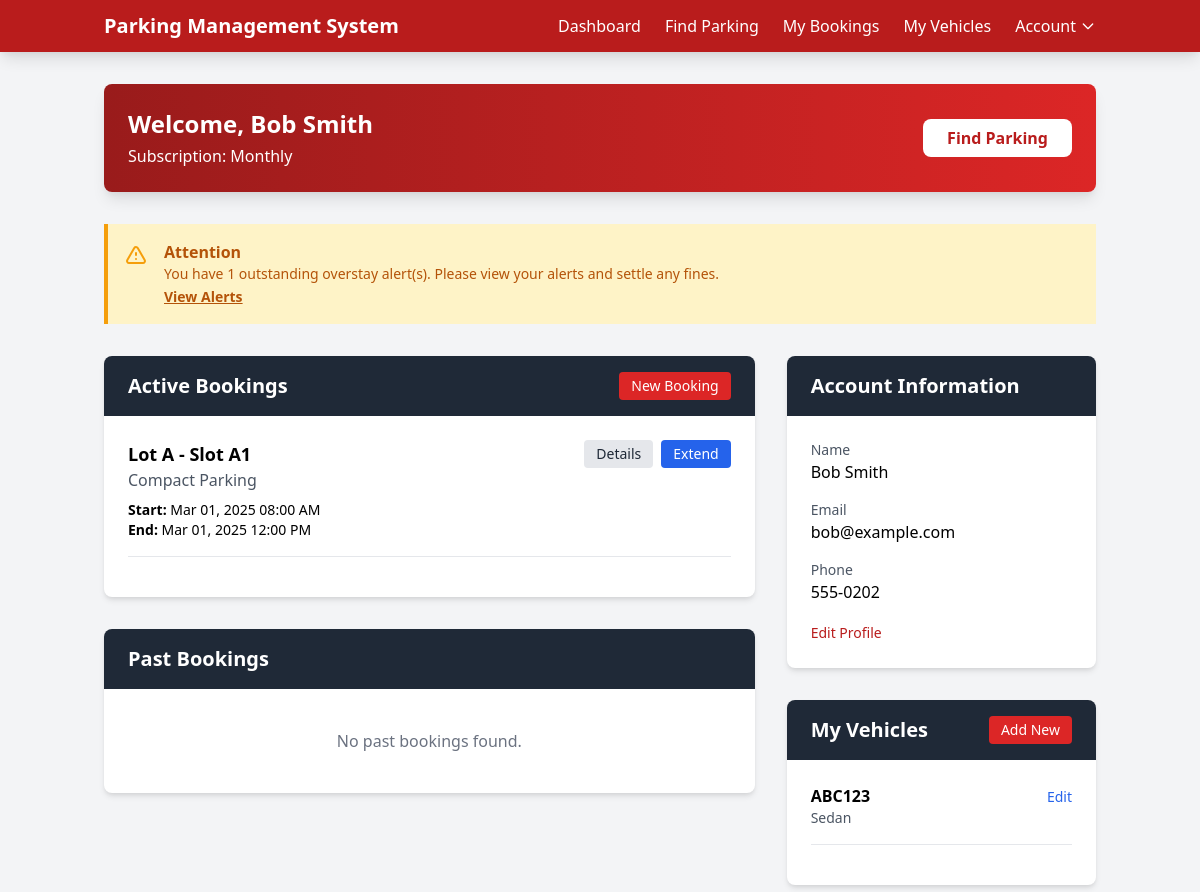
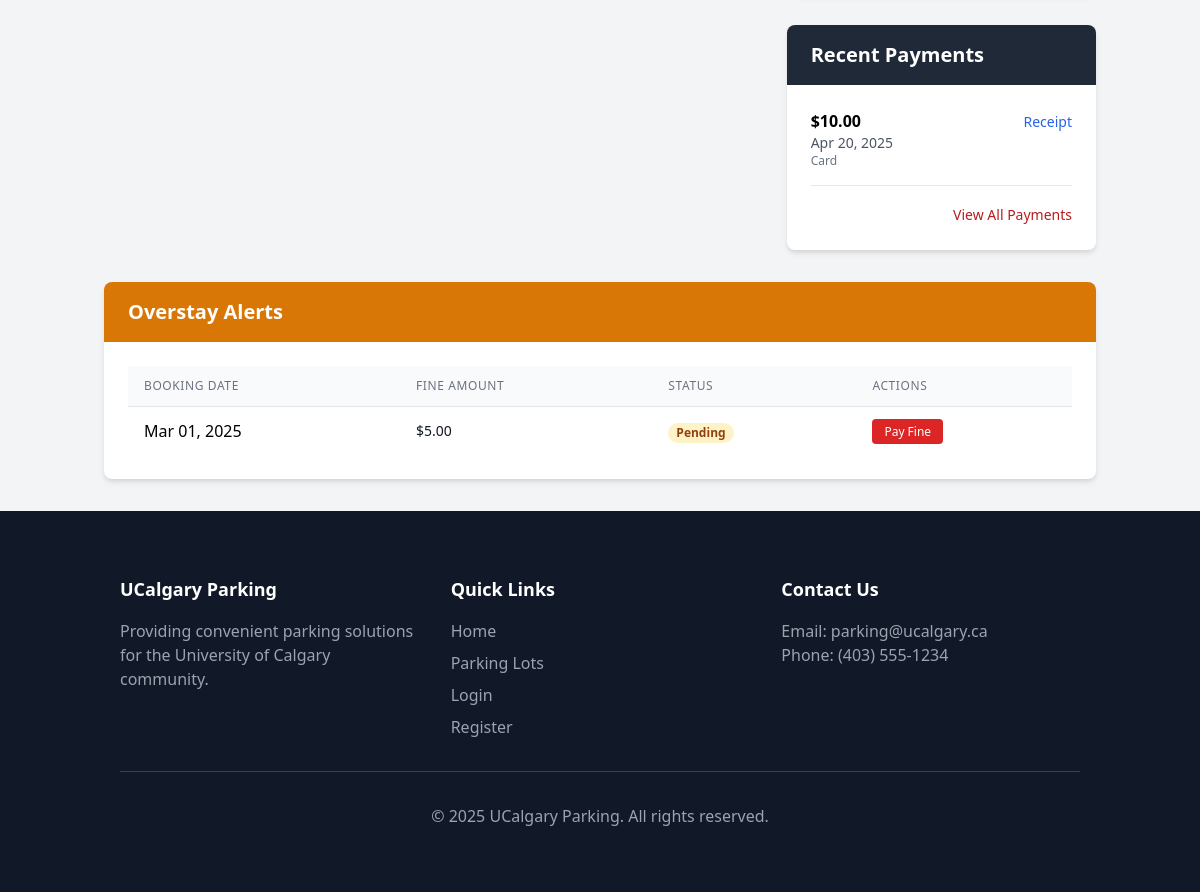
The app's page /dashboard.php (signed in) with its own data (2 pictures, top to bottom).
### tables this page shows
CREATE TABLE customers (
    user_id INT PRIMARY KEY,
    license_plate VARCHAR(20),
    subscription_type ENUM('Monthly','Daily','Hourly') DEFAULT 'Daily',
    FOREIGN KEY (user_id) REFERENCES users(user_id) ON DELETE CASCADE
);

CREATE TABLE users (
    user_id INT AUTO_INCREMENT PRIMARY KEY,
    name VARCHAR(100) NOT NULL,
    email VARCHAR(100) NOT NULL UNIQUE,
    phone VARCHAR(20),
    password VARCHAR(255) NOT NULL
);

CREATE TABLE bookings (
    booking_id INT AUTO_INCREMENT PRIMARY KEY,
    customer_id INT NOT NULL,
    vehicle_id INT NOT NULL,
    slot_id INT NOT NULL,
    start_time DATETIME NOT NULL,
    end_time DATETIME NOT NULL,
    status ENUM('Active','Completed','Cancelled') NOT NULL DEFAULT 'Active',
    FOREIGN KEY (customer_id) REFERENCES customers(user_id) ON DELETE CASCADE,
    FOREIGN KEY (slot_id) REFERENCES parking_slots(slot_id) ON DELETE CASCADE,
    FOREIGN KEY (vehicle_id) REFERENCES vehicles(vehicle_id) ON DELETE CASCADE
);

CREATE TABLE parking_lots (
    lot_id INT AUTO_INCREMENT PRIMARY KEY,
    name VARCHAR(100) NOT NULL,
    location VARCHAR(255),
    total_slots INT NOT NULL
);

CREATE TABLE parking_slots (
    slot_id INT AUTO_INCREMENT PRIMARY KEY,
    lot_id INT NOT NULL,
    slot_number VARCHAR(10) NOT NULL,
    status ENUM('Available','Occupied','Reserved') NOT NULL DEFAULT 'Available',
    type ENUM('Compact','Large','Handicapped') NOT NULL,
    hourly_rate DECIMAL(10,2) NOT NULL,
    FOREIGN KEY (lot_id) REFERENCES parking_lots(lot_id) ON DELETE CASCADE
);

CREATE TABLE vehicles (
    vehicle_id INT AUTO_INCREMENT PRIMARY KEY,
    license_plate VARCHAR(20) NOT NULL UNIQUE,
    vehicle_type ENUM('Sedan','SUV','Truck','Other') NOT NULL,
    owner_id INT NOT NULL,
    created_at DATETIME DEFAULT CURRENT_TIMESTAMP,
    FOREIGN KEY (owner_id) REFERENCES customers(user_id) ON DELETE CASCADE
);

CREATE TABLE payments (
    payment_id INT AUTO_INCREMENT PRIMARY KEY,
    booking_id INT NOT NULL,
    amount DECIMAL(10,2) NOT NULL,
    payment_method ENUM('Card','Mobile Pay','Cash') NOT NULL,
    payment_date DATETIME DEFAULT CURRENT_TIMESTAMP,
    FOREIGN KEY (booking_id) REFERENCES bookings(booking_id) ON DELETE CASCADE
);

CREATE TABLE overstay_alerts (
    alert_id INT AUTO_INCREMENT PRIMARY KEY,
    customer_id INT NOT NULL,
    booking_id INT NOT NULL,
    fine_amount DECIMAL(10,2) NOT NULL,
    status ENUM('Pending','Paid') DEFAULT 'Pending',
    FOREIGN KEY (customer_id) REFERENCES customers(user_id) ON DELETE CASCADE,
    FOREIGN KEY (booking_id) REFERENCES bookings(booking_id) ON DELETE CASCADE
);

### src/dashboard.php (the view, shortened to what the rows shown need)
<?php
require_once 'includes/db.php';
$user_id = $_SESSION['user_id'];
$db = new Database();
$user = $db->query("SELECT u.*, c.subscription_type, c.license_plate
                   FROM users u
                   JOIN customers c ON u.user_id = c.user_id
                   WHERE u.user_id = ?", [$user_id])->fetch();
$activeBookings = $db->query("SELECT b.*, ps.slot_number, pl.name AS lot_name, ps.type AS slot_type
                             FROM bookings b
                             JOIN parking_slots ps ON b.slot_id = ps.slot_id
                             JOIN parking_lots pl ON ps.lot_id = pl.lot_id
                             WHERE b.customer_id = ? AND b.status = 'Active'
                             ORDER BY b.start_time DESC", [$user_id])->fetchAll();
$vehicles = $db->query("SELECT * FROM vehicles WHERE owner_id = ?", [$user_id])->fetchAll();
$payments = $db->query("SELECT p.*, b.start_time, b.end_time
                       FROM payments p
                       JOIN bookings b ON p.booking_id = b.booking_id
                       WHERE b.customer_id = ?
                       ORDER BY p.payment_date DESC
                       LIMIT 5", [$user_id])->fetchAll();
$alerts = $db->query("SELECT * FROM overstay_alerts
                     WHERE customer_id = ? AND status = 'Pending'", [$user_id])->fetchAll();
?>
<!DOCTYPE html>
<html lang="en">
<head>
    <link href="https://cdn.jsdelivr.net/npm/tailwindcss@2.2.19/dist/tailwind.min.css" rel="stylesheet">
    <link rel="stylesheet" href="assets/css/styles.css">
</head>
<body class="bg-gray-100 font-sans">
    <?php include 'includes/header.php'; ?>
    <div class="container mx-auto px-4 py-8">
        <div class="bg-gradient-to-r from-red-800 to-red-600 rounded-lg shadow-lg p-6 mb-8 text-white">
            <div class="flex items-center justify-between">
                <div>
                    <h1 class="text-2xl font-bold">Welcome, <?php echo htmlspecialchars($user['name']); ?></h1>
                    <p class="mt-1">Subscription: <?php echo htmlspecialchars($user['subscription_type']); ?></p>
                </div>
            </div>
        </div>
        <div class="grid grid-cols-1 md:grid-cols-3 gap-8">
            <div class="md:col-span-2">
                <div class="bg-white rounded-lg shadow-md overflow-hidden mb-8">
                    <div class="bg-gray-800 text-white px-6 py-4 flex justify-between items-center">
                        <h2 class="text-xl font-semibold">Active Bookings</h2>
                    </div>
                    <div class="p-6">
                        <?php if (count($activeBookings) > 0): ?>
                            <?php foreach ($activeBookings as $booking): ?>
                                <div class="border-b border-gray-200 pb-4 mb-4 last:border-0 last:pb-0 last:mb-0">
                                    <div class="flex flex-wrap justify-between">
                                        <div>
                                            <h3 class="font-semibold text-lg"><?php echo htmlspecialchars($booking['lot_name']); ?> - Slot <?php echo htmlspecialchars($booking['slot_number']); ?></h3>
                                            <p class="text-gray-600"><?php echo htmlspecialchars($booking['slot_type']); ?> Parking</p>
                                            <div class="mt-2 text-sm">
                                                <p>
                                                    <span class="font-semibold">Start:</span>
                                                    <?php echo date('M d, Y h:i A', strtotime($booking['start_time'])); ?>
                                                </p>
                                                <p>
                                                    <span class="font-semibold">End:</span>
                                                    <?php echo date('M d, Y h:i A', strtotime($booking['end_time'])); ?>
                                                </p>
                                            </div>
                                        </div>
                                        <div class="flex items-start space-x-2 mt-2 md:mt-0">
                                            <a href="booking-details.php?id=<?php echo $booking['booking_id']; ?>" class="bg-gray-200 hover:bg-gray-300 text-gray-800 py-1 px-3 rounded text-sm">Details</a>
                                            <a href="extend-booking.php?id=<?php echo $booking['booking_id']; ?>" class="bg-blue-600 hover:bg-blue-700 text-white py-1 px-3 rounded text-sm">Extend</a>
                                        </div>
                                    </div>
                                </div>
                            <?php endforeach; ?>
                        <?php endif; ?>
                    </div>
                </div>
                <div class="bg-white rounded-lg shadow-md overflow-hidden mb-8">
                    <div class="bg-gray-800 text-white px-6 py-4">
                        <h2 class="text-xl font-semibold">Past Bookings</h2>
                    </div>
                </div>
            </div>
            <div>
                <div class="bg-white rounded-lg shadow-md overflow-hidden mb-8">
                    <div class="bg-gray-800 text-white px-6 py-4">
                        <h2 class="text-xl font-semibold">Account Information</h2>
                    </div>
                    <div class="p-6">
                        <div class="mb-4">
                            <p class="text-sm text-gray-600">Name</p>
                            <p class="font-medium"><?php echo htmlspecialchars($user['name']); ?></p>
                        </div>
                        <div class="mb-4">
                            <p class="text-sm text-gray-600">Email</p>
                            <p class="font-medium"><?php echo htmlspecialchars($user['email']); ?></p>
                        </div>
                        <div class="mb-4">
                            <p class="text-sm text-gray-600">Phone</p>
                            <p class="font-medium"><?php echo htmlspecialchars($user['phone']); ?></p>
                        </div>
                    </div>
                </div>
                <div class="bg-white rounded-lg shadow-md overflow-hidden mb-8">
                    <div class="bg-gray-800 text-white px-6 py-4 flex justify-between items-center">
                        <h2 class="text-xl font-semibold">My Vehicles</h2>
                    </div>
                    <div class="p-6">
                        <?php if (count($vehicles) > 0): ?>
                            <?php foreach ($vehicles as $vehicle): ?>
                                <div class="border-b border-gray-200 pb-4 mb-4 last:border-0 last:pb-0 last:mb-0">
                                    <div class="flex justify-between">
                                        <div>
                                            <h3 class="font-semibold"><?php echo htmlspecialchars($vehicle['license_plate']); ?></h3>
                                            <p class="text-gray-600 text-sm"><?php echo htmlspecialchars($vehicle['vehicle_type']); ?></p>
                                        </div>
                                        <div>
                                            <a href="edit-vehicle.php?id=<?php echo $vehicle['vehicle_id']; ?>" class="text-blue-600 hover:text-blue-900 text-sm">Edit</a>
                                        </div>
                                    </div>
                                </div>
                            <?php endforeach; ?>
                        <?php else: ?>
                            <p class="text-gray-500 text-center py-4">No vehicles registered.</p>
                        <?php endif; ?>
                    </div>
                </div>
                <div class="bg-white rounded-lg shadow-md overflow-hidden">
                    <div class="bg-gray-800 text-white px-6 py-4">
                        <h2 class="text-xl font-semibold">Recent Payments</h2>
                    </div>
                    <div class="p-6">
                        <?php if (count($payments) > 0): ?>
                            <?php foreach ($payments as $payment): ?>
                                <div class="border-b border-gray-200 pb-4 mb-4 last:border-0 last:pb-0 last:mb-0">
                                    <div class="flex justify-between">
                                        <div>
                                            <p class="font-semibold">$<?php echo number_format($payment['amount'], 2); ?></p>
                                            <p class="text-gray-600 text-sm"><?php echo date('M d, Y', strtotime($payment['payment_date'])); ?></p>
                                            <p class="text-gray-500 text-xs"><?php echo htmlspecialchars($payment['payment_method']); ?></p>
                                        </div>
                                        <div>
                                            <a href="payment-receipt.php?booking_id=<?php echo $payment['booking_id']; ?>" class="text-blue-600 hover:text-blue-900 text-sm">Receipt</a>
                                        </div>
                                    </div>
                                </div>
                            <?php endforeach; ?>
                        <?php else: ?>
                            <p class="text-gray-500 text-center py-4">No payment history available.</p>
                        <?php endif; ?>
                    </div>
                </div>
            </div>
        </div>
        <?php if (count($alerts) > 0): ?>
        <div id="alerts" class="bg-white rounded-lg shadow-md overflow-hidden mt-8">
            <div class="bg-yellow-600 text-white px-6 py-4">
                <h2 class="text-xl font-semibold">Overstay Alerts</h2>
            </div>
            <div class="p-6">
                <div class="overflow-x-auto">
                    <table class="min-w-full divide-y divide-gray-200">
                        <thead>
                            <tr>
                                <th class="px-4 py-3 bg-gray-50 text-left text-xs font-medium text-gray-500 uppercase tracking-wider">Booking Date</th>
                                <th class="px-4 py-3 bg-gray-50 text-left text-xs font-medium text-gray-500 uppercase tracking-wider">Fine Amount</th>
                                <th class="px-4 py-3 bg-gray-50 text-left text-xs font-medium text-gray-500 uppercase tracking-wider">Status</th>
                                <th class="px-4 py-3 bg-gray-50 text-left text-xs font-medium text-gray-500 uppercase tracking-wider">Actions</th>
                            </tr>
                        </thead>
                        <tbody class="bg-white divide-y divide-gray-200">
                            <?php foreach ($alerts as $alert): ?>
                                <tr>
                                    <td class="px-4 py-3 whitespace-nowrap">
                                        <?php
                                        $booking = $db->query("SELECT start_time FROM bookings WHERE booking_id = ?",
                                                            [$alert['booking_id']])->fetch();
                                        echo date('M d, Y', strtotime($booking['start_time']));
                                        ?>
                                    </td>
                                    <td class="px-4 py-3 whitespace-nowrap">
                                        <div class="text-sm font-medium text-gray-900">$<?php echo number_format($alert['fine_amount'], 2); ?></div>
                                    </td>
                                    <td class="px-4 py-3 whitespace-nowrap">
                                        <span class="px-2 inline-flex text-xs leading-5 font-semibold rounded-full bg-yellow-100 text-yellow-800">
                                            <?php echo htmlspecialchars($alert['status']); ?>
                                        </span>
                                    </td>
                                    <td class="px-4 py-3 whitespace-nowrap text-sm font-medium">
                                        <a href="pay-fine.php?id=<?php echo $alert['alert_id']; ?>" class="bg-red-600 hover:bg-red-700 text-white py-1 px-3 rounded text-xs">Pay Fine</a>
                                    </td>
                                </tr>
                            <?php endforeach; ?>
                        </tbody>
                    </table>
                </div>
            </div>
        </div>
        <?php endif; ?>
    </div>
</body>
</html>

### records on screen
customers: user_id.name "Bob Smith", subscription_type "Monthly", user_id.email "bob@example.com", user_id.phone "555-0202"
bookings: parking_lots.name "Lot A", slot.slot_number "A1", slot.type "Compact", start_time "Mar 01, 2025 08:00 AM", end_time "Mar 01, 2025 12:00 PM"
vehicles: license_plate "ABC123", vehicle_type "Sedan"
payments: amount "10.00", payment_date "Apr 20, 2025", payment_method "Card"
overstay_alerts: booking.start_time "Mar 01, 2025", fine_amount "5.00", status "Pending"

### other values on screen
count($alerts) "1"
